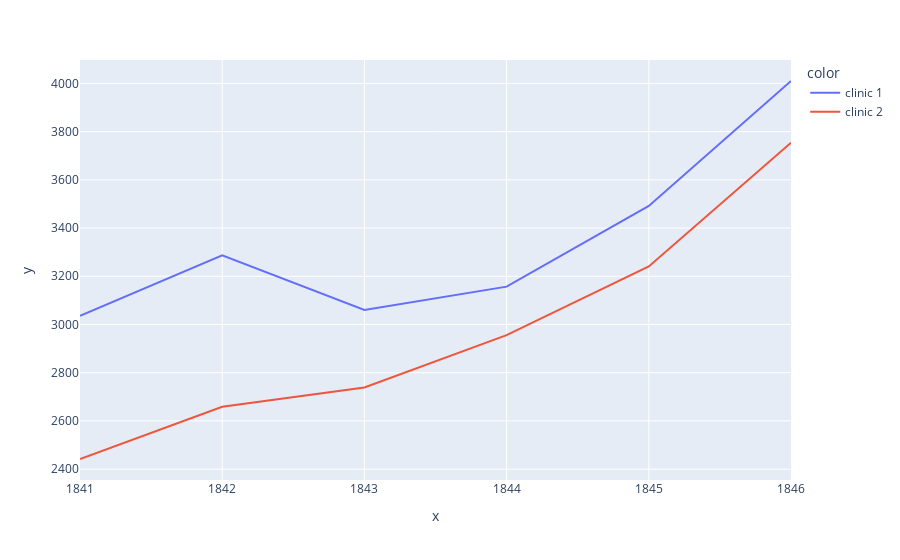

Notebook code cell kept with this figure:
### Markdown cell above
# The Yearly Data Split by Clinic

Now let's look at the annual data instead. 

**Challenge**: Use plotly to create line charts of the births and deaths of the two different clinics at the Vienna General Hospital. 
* Which clinic is bigger or more busy judging by the number of births?
* Has the hospital had more patients over time? 
* What was the highest number of deaths recorded in clinic 1 and clinic 2?

### Code cell
px.line(x=df_yearly.year,y= df_yearly.births,color=df_yearly.clinic)

### Figure 1 — Plotly figure (JSON) as saved in the notebook; plotly's stock layout.template omitted (floating-point values rounded to 4 significant figures)
{"data": [{"hovertemplate": "color=clinic 1<br>x=%{x}<br>y=%{y}<extra></extra>", "legendgroup": "clinic 1", "line": {"color": "#636efa", "dash": "solid"}, "marker": {"symbol": "circle"}, "mode": "lines", "name": "clinic 1", "orientation": "v", "showlegend": true, "type": "scatter", "x": [1841, 1842, 1843, 1844, 1845, 1846], "xaxis": "x", "y": [3036, 3287, 3060, 3157, 3492, 4010], "yaxis": "y"}, {"hovertemplate": "color=clinic 2<br>x=%{x}<br>y=%{y}<extra></extra>", "legendgroup": "clinic 2", "line": {"color": "#EF553B", "dash": "solid"}, "marker": {"symbol": "circle"}, "mode": "lines", "name": "clinic 2", "orientation": "v", "showlegend": true, "type": "scatter", "x": [1841, 1842, 1843, 1844, 1845, 1846], "xaxis": "x", "y": [2442, 2659, 2739, 2956, 3241, 3754], "yaxis": "y"}], "layout": {"legend": {"title": {"text": "color"}, "tracegroupgap": 0}, "margin": {"t": 60}, "xaxis": {"anchor": "y", "domain": [0, 1], "title": {"text": "x"}}, "yaxis": {"anchor": "x", "domain": [0, 1], "title": {"text": "y"}}}}
